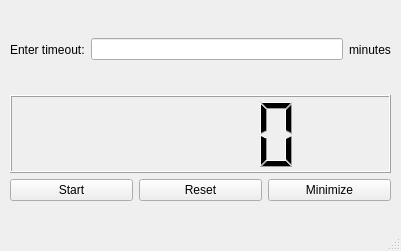
<?xml version="1.0" encoding="UTF-8"?>
<ui version="4.0">
 <class>MainWindow</class>
 <widget class="QMainWindow" name="MainWindow">
  <property name="windowModality">
   <enum>Qt::NonModal</enum>
  </property>
  <property name="enabled">
   <bool>true</bool>
  </property>
  <property name="geometry">
   <rect>
    <x>0</x>
    <y>0</y>
    <width>401</width>
    <height>251</height>
   </rect>
  </property>
  <property name="sizePolicy">
   <sizepolicy hsizetype="Fixed" vsizetype="Fixed">
    <horstretch>0</horstretch>
    <verstretch>0</verstretch>
   </sizepolicy>
  </property>
  <property name="minimumSize">
   <size>
    <width>401</width>
    <height>251</height>
   </size>
  </property>
  <property name="maximumSize">
   <size>
    <width>401</width>
    <height>251</height>
   </size>
  </property>
  <property name="windowTitle">
   <string>MiniTimer</string>
  </property>
  <property name="windowIcon">
   <iconset>
    <normaloff>bomb.png</normaloff>bomb.png</iconset>
  </property>
  <property name="windowOpacity">
   <double>1.000000000000000</double>
  </property>
  <widget class="QWidget" name="centralwidget">
   <property name="sizePolicy">
    <sizepolicy hsizetype="Fixed" vsizetype="Fixed">
     <horstretch>0</horstretch>
     <verstretch>0</verstretch>
    </sizepolicy>
   </property>
   <widget class="QWidget" name="layoutWidget">
    <property name="geometry">
     <rect>
      <x>10</x>
      <y>10</y>
      <width>381</width>
      <height>191</height>
     </rect>
    </property>
    <layout class="QVBoxLayout" name="verticalLayout">
     <property name="sizeConstraint">
      <enum>QLayout::SetDefaultConstraint</enum>
     </property>
     <item>
      <layout class="QHBoxLayout" name="horizontalLayout">
       <item>
        <widget class="QLabel" name="label">
         <property name="text">
          <string>Enter timeout:</string>
         </property>
        </widget>
       </item>
       <item>
        <widget class="QLineEdit" name="lineEdit">
         <property name="inputMask">
          <string notr="true"/>
         </property>
         <property name="text">
          <string/>
         </property>
         <property name="maxLength">
          <number>3</number>
         </property>
         <property name="cursorPosition">
          <number>0</number>
         </property>
        </widget>
       </item>
       <item>
        <widget class="QLabel" name="label_2">
         <property name="text">
          <string>minutes</string>
         </property>
        </widget>
       </item>
      </layout>
     </item>
     <item>
      <widget class="QLCDNumber" name="lcdNumber">
       <property name="sizePolicy">
        <sizepolicy hsizetype="Minimum" vsizetype="Minimum">
         <horstretch>0</horstretch>
         <verstretch>0</verstretch>
        </sizepolicy>
       </property>
       <property name="value" stdset="0">
        <double>0.000000000000000</double>
       </property>
      </widget>
     </item>
     <item>
      <layout class="QHBoxLayout" name="horizontalLayout_2">
       <item>
        <widget class="QPushButton" name="pushButton">
         <property name="text">
          <string>Start</string>
         </property>
        </widget>
       </item>
       <item>
        <widget class="QPushButton" name="pushButton_2">
         <property name="text">
          <string>Reset</string>
         </property>
        </widget>
       </item>
       <item>
        <widget class="QPushButton" name="pushButton_3">
         <property name="text">
          <string>Minimize</string>
         </property>
        </widget>
       </item>
      </layout>
     </item>
    </layout>
   </widget>
  </widget>
  <widget class="QMenuBar" name="menubar">
   <property name="geometry">
    <rect>
     <x>0</x>
     <y>0</y>
     <width>401</width>
     <height>18</height>
    </rect>
   </property>
  </widget>
  <widget class="QStatusBar" name="statusbar">
   <property name="enabled">
    <bool>false</bool>
   </property>
  </widget>
 </widget>
 <resources/>
 <connections/>
</ui>
